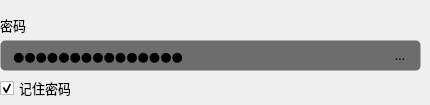
           <widget class="QWidget" name="tab_passowrd">
            <attribute name="title">
             <string>   密码   </string>
            </attribute>
            <widget class="QLineEdit" name="tab_passowrd_lineEdit_password_data">
             <property name="geometry">
              <rect>
               <x>0</x>
               <y>40</y>
               <width>421</width>
               <height>31</height>
              </rect>
             </property>
             <property name="minimumSize">
              <size>
               <width>0</width>
               <height>30</height>
              </size>
             </property>
             <property name="font">
              <font>
               <family>OPPOSans B</family>
               <pointsize>10</pointsize>
              </font>
             </property>
             <property name="styleSheet">
              <string notr="true">background-color: rgb(25, 25, 25, 155);
border: 1px solid rgba(255, 255, 255, 0);
border-radius: 5px;
padding-left:10px;
padding-right:10px;</string>
             </property>
             <property name="text">
              <string>Linkdood@123456</string>
             </property>
             <property name="echoMode">
              <enum>QLineEdit::Password</enum>
             </property>
            </widget>
            <widget class="QLabel" name="tab_passowrd_label_password">
             <property name="geometry">
              <rect>
               <x>0</x>
               <y>10</y>
               <width>39</width>
               <height>30</height>
              </rect>
             </property>
             <property name="font">
              <font>
               <family>OPPOSans B</family>
               <pointsize>10</pointsize>
              </font>
             </property>
             <property name="text">
              <string>密码</string>
             </property>
            </widget>
            <widget class="QCheckBox" name="tab_passowrd_checkBox_remember_password">
             <property name="geometry">
              <rect>
               <x>0</x>
               <y>80</y>
               <width>71</width>
               <height>16</height>
              </rect>
             </property>
             <property name="font">
              <font>
               <family>OPPOSans B</family>
               <pointsize>10</pointsize>
               <stylestrategy>PreferAntialias</stylestrategy>
              </font>
             </property>
             <property name="text">
              <string>记住密码</string>
             </property>
             <property name="checked">
              <bool>true</bool>
             </property>
            </widget>
            <widget class="QToolButton" name="tab_passowrd_toolButton_show">
             <property name="geometry">
              <rect>
               <x>380</x>
               <y>40</y>
               <width>40</width>
               <height>30</height>
              </rect>
             </property>
             <property name="sizePolicy">
              <sizepolicy hsizetype="Expanding" vsizetype="Expanding">
               <horstretch>0</horstretch>
               <verstretch>0</verstretch>
              </sizepolicy>
             </property>
             <property name="minimumSize">
              <size>
               <width>30</width>
               <height>30</height>
              </size>
             </property>
             <property name="maximumSize">
              <size>
               <width>40</width>
               <height>30</height>
              </size>
             </property>
             <property name="font">
              <font>
               <family>OPPOSans B</family>
               <pointsize>10</pointsize>
               <stylestrategy>PreferAntialias</stylestrategy>
              </font>
             </property>
             <property name="styleSheet">
              <string notr="true">QToolButton {
background-color: rgba(25, 25, 25,0);
border: 1px solid rgba(255, 255, 255, 0);
border-radius: 5px;
padding-left:10px;
padding-right:10px;
}

QToolButton::menu-indicator { 
	image: None;
}

 
QToolButton:hover {
background-color: rgba(25, 25, 25,0);
border: 1px solid rgba(255, 255, 255, 0);
border-radius: 5px;
padding-left:10px;
padding-right:10px;
}</string>
             </property>
             <property name="text">
              <string>取消</string>
             </property>
             <property name="icon">
              <iconset resource="lib.qrc">
               <normaloff>:/lib/eye2.png</normaloff>:/lib/eye2.png</iconset>
             </property>
             <property name="iconSize">
              <size>
               <width>14</width>
               <height>14</height>
              </size>
             </property>
            </widget>
           </widget>
